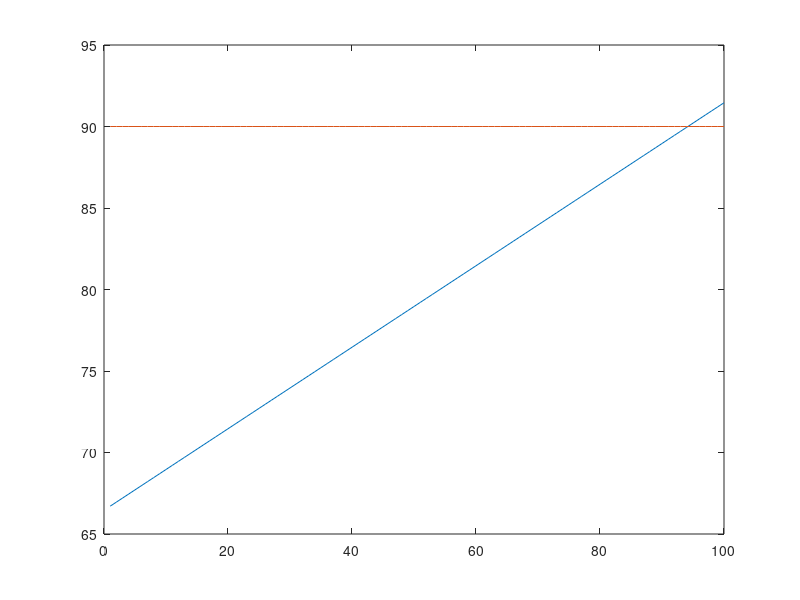

Source code (MATLAB):
clear;close all;clc
x = 1:100;
y = [];
y1 = 90*ones(1,100);
for i=1:100
    yval = 66.45689+(x(i)*0.25);
    y = [y yval];
end
plot(x,y,x,y1)
    